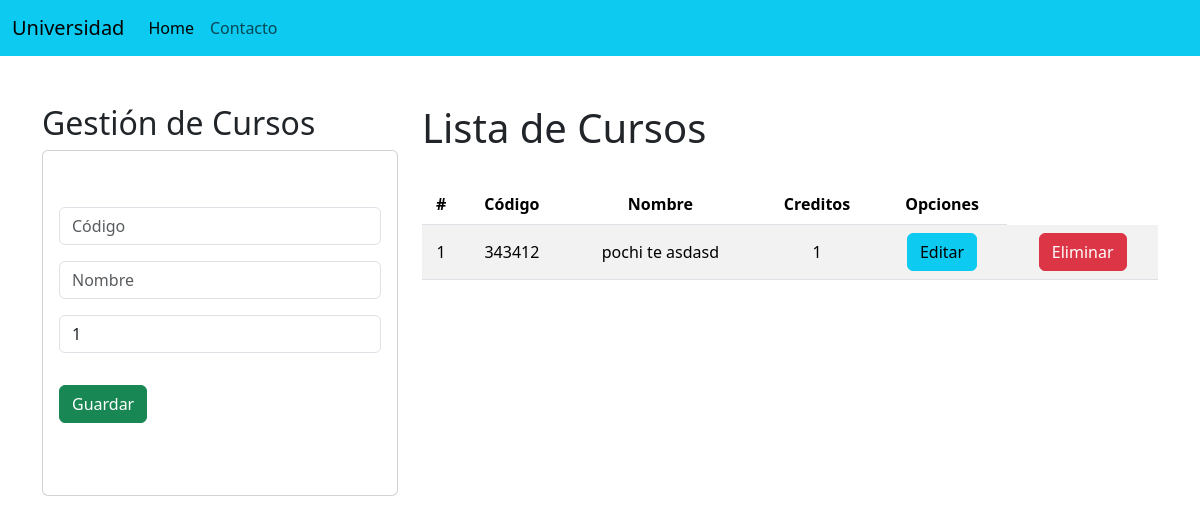
Before: / with the older database file.
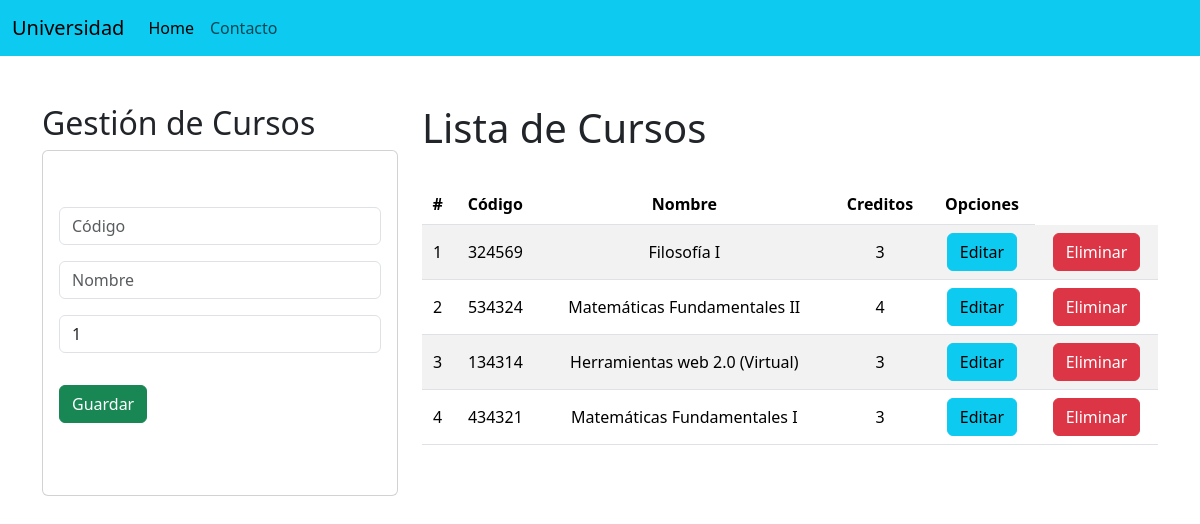
After: the same page with the newer database file.
### Academico/models.py (models this page shows, shortened)
class Curso(models.Model):
    codigo = models.CharField(primary_key=True, max_length=6)
    nombre = models.CharField(max_length=50)
    creditos = models.PositiveSmallIntegerField()

### Academico/views.py (the view)
# urls.py: path('', views.home, name='home'),
def home(request):
    cursosListados = Curso.objects.all()
    return render(request,"gestionCursos.html",{'cursos':cursosListados})

### Academico/templates/gestionCursos.html (shortened to what this page needs)
{% extends "base.html"%}
{% block body%}
<div class="row">
    <div class="col-sm-12 cold-md-6 col-lg-4 col-xl-4">
        <h2>Gestión de Cursos</h2>
        <div class="card">
            <div class="card-body py-5">
                <form action="/registrarCurso/" method="POST">{% csrf_token %}
                    <div class="form-group py-2">
                        <input type="text" id="txtCodigo" name="txtCodigo" class="form-control" placeholder="Código" minlength="6" maxlength ="6" required>
                    </div>
                    <div class="form-group py-2">
                        <input type="text" id="txtNombre" name="txtNombre" class="form-control" placeholder="Nombre"  maxlength ="50" required>
                    </div>
                    <div class="form-group py-2">
                        <input type="number" value="1" id="numCreditos" name="numCreditos" class="form-control" minlength="1"  maxlength ="5" required>
                    </div>
                    <div class="form-group py-4">
                        <button type="submit" class="btn btn-success btn-block text-white">Guardar</button>
                    </div>
                </form>
            </div>
        </div>
    </div>
    <div class="col-sm-12 cold-md-6 col-lg-8 col-xl-8">
        <h1>Lista de Cursos</h1>
        <div class="table-responsive py-4">
            <table class="table table-striped">
                <thead>
                    <tr>
                        <th>#</th>
                        <th>Código</th>
                        <th>Nombre</th>
                        <th>Creditos</th>
                        <th collspan="2">Opciones</th>
                    </tr>
                </thead>
                <tbody>
                    {% for curso in cursos %}
                    <tr>
                        <td>{{forloop.counter}}</td>
                        <td>{{curso.codigo}}</td>
                        <td>{{curso.nombre}}</td>
                        <td>{{curso.creditos}}</td>
                        <td><a href="edicionCurso/{{curso.codigo}}" class="btn btn-info">Editar</a></td>
                        <td><a href="eliminacionCurso/{{curso.codigo}}" class="btn btn-danger btnEliminacion">Eliminar</a></td>
                    {% endfor %}
                    </tr>
                </tbody>
            </table>
        </div>
    </div>
</div>
{% endblock %}

### Academico/templates/base.html (shortened to what this page needs)
<!DOCTYPE html>
<html lang="en">
<head>
    {% load static%}
    <link href="https://cdn.jsdelivr.net/npm/bootstrap@5.3.3/dist/css/bootstrap.min.css" rel="stylesheet">
    <link rel="stylesheet" href="{% static 'css/gestionCursos.css' %}">
</head>
<body>
    <nav class="navbar navbar-expand-lg bg-info">
        <div class="container-fluid">
          <a class="navbar-brand" href="/">Universidad</a>
          <div class="collapse navbar-collapse" id="navbarSupportedContent">
            <ul class="navbar-nav me-auto mb-2 mb-lg-0">
              <li class="nav-item">
                <a class="nav-link active" aria-current="page" href="#">Home</a>
              </li>
              <li class="nav-item">
                <a class="nav-link" href="/contacto">Contacto</a>
              </li>
          </div>
        </div>
      </nav>
    <div class="container py-5">
        {% block body %}
        {% endblock %}
    </div>
</body>
</html>

### static/css/gestionCursos.css (style rules this page uses)
th, td { text-align: center; vertical-align: middle; }

Changed rows visible on the page:
removed Curso: codigo "343412", nombre "pochi te asdasd", creditos "1"
added Curso: codigo "324569", nombre "Filosofía I", creditos "3"
added Curso: codigo "534324", nombre "Matemáticas Fundamentales II", creditos "4"
added Curso: codigo "134314", nombre "Herramientas web 2.0 (Virtual)", creditos "3"
added Curso: codigo "434321", nombre "Matemáticas Fundamentales I", creditos "3"
